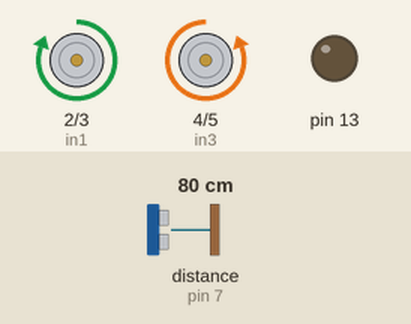
Recording of a sketch running on a simulated Arduino Uno, built with avr-gcc and run on an emulated ATmega328P. Shown: motor-driver pin pairs drawn as motors (green arrow = first pin HIGH = forward, orange = second pin HIGH = backward, longer = more drive), output pins drawn as LEDs (lit = HIGH). Wiring (inferred from the names in the program): ultrasonic range finder: trigger pin 8; echo pin 7. Inputs (shaded band) come from the test bench; at power-on: distance to the obstacle (sensor on pin 7) 80 cm. The echo pulse lasts 58.3 µs per cm; pins used as bus, display or sensor lines are not drawn.

Above: at 1.5 s.
1.6 s: distance to the obstacle (sensor on pin 7) set to 39 cm
3.3 s: distance to the obstacle (sensor on pin 7) set to 32 cm
At 3.9 s:
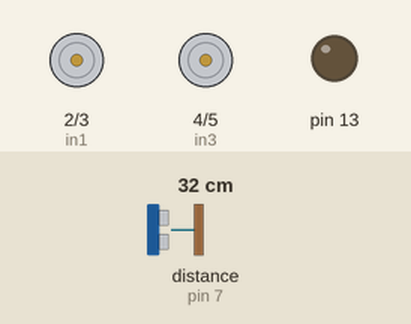
6.7 s: distance to the obstacle (sensor on pin 7) set to 60 cm
At 7.4 s:
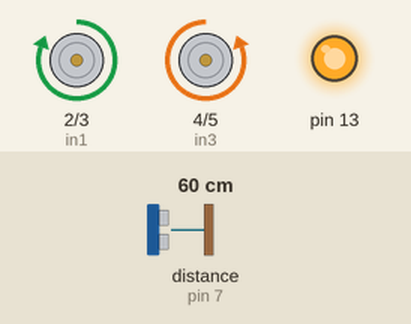
9.0 s: distance to the obstacle (sensor on pin 7) set to 2 cm
At 11.4 s:
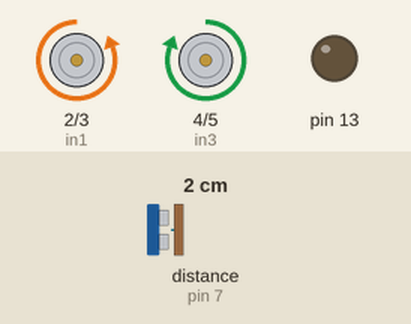
12.4 s: distance to the obstacle (sensor on pin 7) set to 120 cm
Timing chart, 0 to 15.4 s (numbered marks = the images above; inputs shaded):
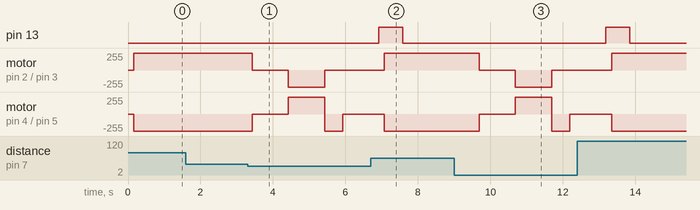

The sketch:

sonar_5.ino
```cpp
// ---------------------------------------------------------------------------
// Example NewPing library sketch that does a ping about 20 times per second.
// ---------------------------------------------------------------------------


#define TRIGGER_PIN 8
#define ECHO_PIN 7
#define MAX_DISTANCE 400

#define DELAY 500


int EN_A = 9; // 4
int in1 = 2;  // stanga
int in2 = 3;

int EN_B = 10; // 3 // 10
int in3 = 4;   // dreapta
int in4 = 5;


void setup() {
  pinMode(13, OUTPUT);

  /* pinMode(EN_A, OUTPUT); */
  pinMode(in1, OUTPUT);
  pinMode(in2, OUTPUT);

  /* pinMode(EN_B, OUTPUT); */
  pinMode(in3, OUTPUT);
  pinMode(in4, OUTPUT);
  /* analogWrite(EN_A, 255); */
  /* analogWrite(EN_B, 255); */
  Serial.begin(115200);
}


void ahead() {


  /* for (int i = 0; i < 256; i++) { */
	/* analogWrite(9, i); //ENA pin */
  	/* analogWrite(10, i); //ENB pin */
	/* } */


	/* analogWrite(in4, 150); //ENA pin */
	/* analogWrite(in2, 150); //ENA pin */


	/* analogWrite(in1, 150); //ENA pin */
	/* analogWrite(in2, 150); //ENA pin */


digitalWrite(in1, HIGH); // stanga fata
  digitalWrite(in2, LOW);

  digitalWrite(in4, HIGH); // dreapta fata
  digitalWrite(in3, LOW);
  /* analogWrite(EN_B, 100); */

  /* for (int i = 0; i < 256; i++) { */
  /* analogWrite(EN_B, i); */
  /* analogWrite(EN_A, i); */
  /* delay(20); */
  /* } */

  /* analogWrite(EN_A, 145); // Send PWM signal to L298N Enable pin */
  /* delay(2000); */
  /* analogWrite(EN_A, 145); */
  /* delay(2000); */
  /* analogWrite(EN_A, 0); */
  delay(DELAY);
  /* _delay_ms(DELAY); */
}

void   back() {
  digitalWrite(in1, LOW); // stanga fata
  digitalWrite(in2, HIGH);

  digitalWrite(in4, LOW); // dreapta fata
  digitalWrite(in3, HIGH);
  delay(DELAY * 2);
}

void   stop() {
  digitalWrite(in1, LOW); // stanga fata
  digitalWrite(in2, LOW);

  digitalWrite(in4, LOW); // dreapta fata
  digitalWrite(in3, LOW);
  delay(DELAY * 2);
}

void   left() {
  digitalWrite(in1, LOW); // stanga fata
  digitalWrite(in2, LOW);

  digitalWrite(in4, HIGH); // dreapta fata
  digitalWrite(in3, LOW);
  delay(DELAY);
}

void right() {
  digitalWrite(in1, HIGH); // stanga fata
  digitalWrite(in2, LOW);

  digitalWrite(in4, LOW); // dreapta fata
  digitalWrite(in3, HIGH);
  delay(DELAY);
}


long microsecondsToCentimeters(long microseconds)
{
	return (microseconds / 29 / 2);
}


long scanner()
{
	const int pingPin=8, EchoPin=7;
	long duration = 0;

	pinMode(pingPin, OUTPUT);
	pinMode(EchoPin, INPUT);


	digitalWrite(pingPin, LOW);
	delayMicroseconds(2);
	digitalWrite(pingPin, HIGH);
	delayMicroseconds(2);  // Only 2uS NOT 10!
	digitalWrite(pingPin, LOW);
	duration = pulseIn(EchoPin, HIGH);
	delay(100);

	return microsecondsToCentimeters(duration);
}


void loop() {

	delay(50);

	long cm = scanner();

	if (cm > 35)
	{
		ahead(); PORTB &= ~(1 << 5);
	}
	else
	{
		stop(); back(); left(); stop(); PORTB =(1<<5);
	}

  /* Serial.print("Ping: "); */
  /* Serial.print(cm); */
  /* Serial.println("cm"); */
}
```

Measured:
- the behaviour switches between 37 and 36 cm on distance to the obstacle (sensor on pin 7) (found by bisection; images 0 and 1)
- after the input at 1.6 s, every drawn part: stays the same
- after the input at 3.3 s, motor on pin 2 (in1) / pin 3 (in2): forward 255/255 → stopped after 0.12 s, → backward 255/255 1.0 s later, → stopped 1.0 s later; motor on pin 4 (in3) / pin 5 (in4): backward 255/255 → stopped after 0.12 s, → forward 255/255 1.0 s later, → backward 255/255 1.0 s later, → stopped 0.50 s later
- after the input at 6.7 s, motor on pin 2 (in1) / pin 3 (in2): stopped → forward 255/255 after 0.38 s; motor on pin 4 (in3) / pin 5 (in4): stopped → backward 255/255 after 0.38 s
- after the input at 9.0 s, motor on pin 2 (in1) / pin 3 (in2): forward 255/255 → stopped after 0.69 s, → backward 255/255 1.0 s later, → stopped 1.0 s later; motor on pin 4 (in3) / pin 5 (in4): backward 255/255 → stopped after 0.69 s, → forward 255/255 1.0 s later, → backward 255/255 1.0 s later, → stopped 0.50 s later
